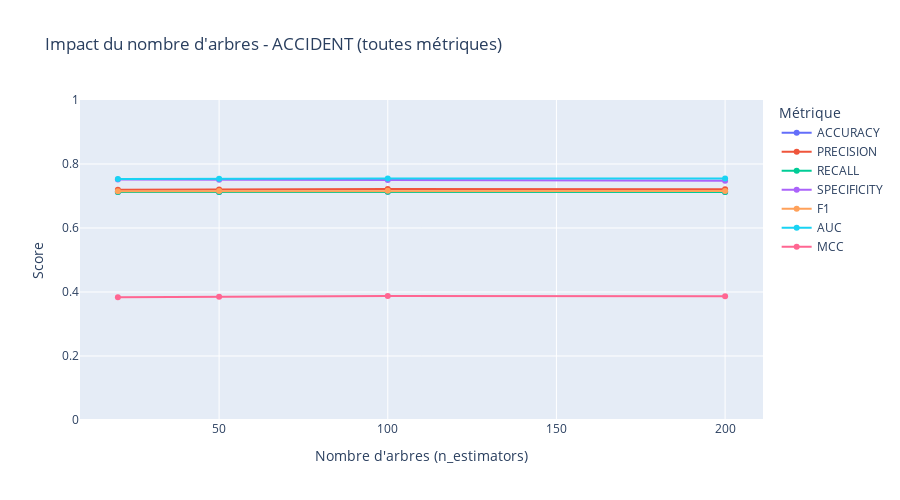

Source (notebook cell):
### Markdown cell above
## 4. Impact du nombre d'arbres (`n_estimators`)

**Question :** Au-delà de 300 arbres, y a-t-il encore un gain de performance ?

**Attendu :** Les performances devraient se stabiliser au-delà d'un certain seuil (loi des rendements décroissants).

### Code cell
# Test nombre d'arbres sur ACCIDENT - TOUTES LES MÉTRIQUES
n_estimators_list_acc = [20, 50, 100, 200]
results_trees_acc = []

for n_trees in n_estimators_list_acc:
    print(f"Testing n_estimators={n_trees} sur ACCIDENT...", end=" ")
    
    model_acc = create_pipeline(RandomForestClassifier(
        n_estimators=n_trees, random_state=RANDOM_STATE, n_jobs=nb_workers, class_weight='balanced'
    ))
    
    res, y_pred_tree, y_proba_tree = evaluate_model(model_acc, X_train_acc_bin, X_test_acc_bin, 
                               y_train_acc_bin, y_test_acc_bin, f"RF_{n_trees}")
    res['n_estimators'] = n_trees
    
    # Métriques supplémentaires
    cm = confusion_matrix(y_test_acc_bin, y_pred_tree)
    tn, fp, fn, tp = cm.ravel()
    res['specificity'] = tn / (tn + fp) if (tn + fp) > 0 else 0
    res['mcc'] = matthews_corrcoef(y_test_acc_bin, y_pred_tree)
    
    results_trees_acc.append(res)
    print(f"F1={res['f1']:.3f} | Recall={res['recall']:.3f} | AUC={res.get('auc', 0):.3f}")

df_trees_acc = pd.DataFrame(results_trees_acc)
print("\n📊 Tableau complet ACCIDENT:")
print(df_trees_acc[['n_estimators', 'accuracy', 'precision', 'recall', 'specificity', 'f1', 'auc', 'mcc']].round(3))

# Graphique avec toutes les métriques
metrics_to_plot = ['accuracy', 'precision', 'recall', 'specificity', 'f1', 'auc', 'mcc']
fig = go.Figure()

for metric in metrics_to_plot:
    if metric in df_trees_acc.columns:
        fig.add_trace(go.Scatter(
            x=df_trees_acc['n_estimators'],
            y=df_trees_acc[metric],
            mode='lines+markers',
            name=metric.upper(),
            text=[f"{v:.3f}" for v in df_trees_acc[metric]],
            hovertemplate=f'{metric}: %{{y:.3f}}<extra></extra>'
        ))

fig.update_layout(
    title='Impact du nombre d\'arbres - ACCIDENT (toutes métriques)',
    xaxis_title='Nombre d\'arbres (n_estimators)',
    yaxis_title='Score',
    yaxis_range=[0, 1],
    width=900,
    height=500,
    legend_title='Métrique'
)
fig.show()

### Figure 1 — Plotly figure (JSON) as saved in the notebook; plotly's stock layout.template omitted (floating-point values rounded to 4 significant figures)
{"data": [{"hovertemplate": "accuracy: %{y:.3f}<extra></extra>", "mode": "lines+markers", "name": "ACCURACY", "text": ["0.712", "0.713", "0.713", "0.713"], "type": "scatter", "x": [20, 50, 100, 200], "y": [0.7123, 0.7126, 0.7134, 0.7125]}, {"hovertemplate": "precision: %{y:.3f}<extra></extra>", "mode": "lines+markers", "name": "PRECISION", "text": ["0.720", "0.720", "0.722", "0.721"], "type": "scatter", "x": [20, 50, 100, 200], "y": [0.7196, 0.7202, 0.7216, 0.7212]}, {"hovertemplate": "recall: %{y:.3f}<extra></extra>", "mode": "lines+markers", "name": "RECALL", "text": ["0.712", "0.713", "0.713", "0.713"], "type": "scatter", "x": [20, 50, 100, 200], "y": [0.7123, 0.7126, 0.7134, 0.7125]}, {"hovertemplate": "specificity: %{y:.3f}<extra></extra>", "mode": "lines+markers", "name": "SPECIFICITY", "text": ["0.752", "0.751", "0.750", "0.748"], "type": "scatter", "x": [20, 50, 100, 200], "y": [0.7518, 0.7507, 0.7496, 0.7475]}, {"hovertemplate": "f1: %{y:.3f}<extra></extra>", "mode": "lines+markers", "name": "F1", "text": ["0.715", "0.715", "0.716", "0.716"], "type": "scatter", "x": [20, 50, 100, 200], "y": [0.7151, 0.7155, 0.7164, 0.7157]}, {"hovertemplate": "auc: %{y:.3f}<extra></extra>", "mode": "lines+markers", "name": "AUC", "text": ["0.753", "0.754", "0.755", "0.755"], "type": "scatter", "x": [20, 50, 100, 200], "y": [0.753, 0.7542, 0.7548, 0.755]}, {"hovertemplate": "mcc: %{y:.3f}<extra></extra>", "mode": "lines+markers", "name": "MCC", "text": ["0.384", "0.385", "0.388", "0.387"], "type": "scatter", "x": [20, 50, 100, 200], "y": [0.3837, 0.385, 0.3878, 0.3867]}], "layout": {"height": 500, "legend": {"title": {"text": "Métrique"}}, "title": {"text": "Impact du nombre d'arbres - ACCIDENT (toutes métriques)"}, "width": 900, "xaxis": {"title": {"text": "Nombre d'arbres (n_estimators)"}}, "yaxis": {"range": [0, 1], "title": {"text": "Score"}}}}
